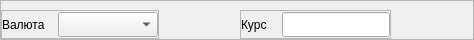
             <widget class="QFrame" name="frame_8">
              <property name="minimumSize">
               <size>
                <width>0</width>
                <height>40</height>
               </size>
              </property>
              <property name="maximumSize">
               <size>
                <width>16777215</width>
                <height>40</height>
               </size>
              </property>
              <property name="frameShape">
               <enum>QFrame::Shape::StyledPanel</enum>
              </property>
              <property name="frameShadow">
               <enum>QFrame::Shadow::Raised</enum>
              </property>
              <layout class="QHBoxLayout" name="horizontalLayout_11">
               <property name="spacing">
                <number>0</number>
               </property>
               <property name="leftMargin">
                <number>0</number>
               </property>
               <property name="topMargin">
                <number>9</number>
               </property>
               <property name="rightMargin">
                <number>0</number>
               </property>
               <property name="bottomMargin">
                <number>0</number>
               </property>
               <item>
                <widget class="QFrame" name="frame_9">
                 <property name="frameShape">
                  <enum>QFrame::Shape::StyledPanel</enum>
                 </property>
                 <property name="frameShadow">
                  <enum>QFrame::Shadow::Raised</enum>
                 </property>
                 <layout class="QHBoxLayout" name="horizontalLayout_7">
                  <property name="leftMargin">
                   <number>0</number>
                  </property>
                  <property name="topMargin">
                   <number>0</number>
                  </property>
                  <property name="rightMargin">
                   <number>0</number>
                  </property>
                  <property name="bottomMargin">
                   <number>0</number>
                  </property>
                  <item>
                   <widget class="QLabel" name="label">
                    <property name="minimumSize">
                     <size>
                      <width>50</width>
                      <height>0</height>
                     </size>
                    </property>
                    <property name="text">
                     <string>Валюта</string>
                    </property>
                   </widget>
                  </item>
                  <item>
                   <widget class="QComboBox" name="cbo_Currency">
                    <property name="minimumSize">
                     <size>
                      <width>100</width>
                      <height>25</height>
                     </size>
                    </property>
                    <property name="maximumSize">
                     <size>
                      <width>16777215</width>
                      <height>25</height>
                     </size>
                    </property>
                   </widget>
                  </item>
                 </layout>
                </widget>
               </item>
               <item>
                <spacer name="horizontalSpacer_7">
                 <property name="orientation">
                  <enum>Qt::Orientation::Horizontal</enum>
                 </property>
                 <property name="sizeHint" stdset="0">
                  <size>
                   <width>81</width>
                   <height>20</height>
                  </size>
                 </property>
                </spacer>
               </item>
               <item>
                <widget class="QFrame" name="frame_10">
                 <property name="frameShape">
                  <enum>QFrame::Shape::StyledPanel</enum>
                 </property>
                 <property name="frameShadow">
                  <enum>QFrame::Shadow::Raised</enum>
                 </property>
                 <layout class="QHBoxLayout" name="horizontalLayout_8">
                  <property name="spacing">
                   <number>6</number>
                  </property>
                  <property name="leftMargin">
                   <number>0</number>
                  </property>
                  <property name="topMargin">
                   <number>0</number>
                  </property>
                  <property name="rightMargin">
                   <number>0</number>
                  </property>
                  <property name="bottomMargin">
                   <number>0</number>
                  </property>
                  <item>
                   <widget class="QLabel" name="label_2">
                    <property name="minimumSize">
                     <size>
                      <width>35</width>
                      <height>0</height>
                     </size>
                    </property>
                    <property name="text">
                     <string>Курс</string>
                    </property>
                   </widget>
                  </item>
                  <item>
                   <widget class="QLineEdit" name="line_ExchangeRate">
                    <property name="minimumSize">
                     <size>
                      <width>90</width>
                      <height>25</height>
                     </size>
                    </property>
                    <property name="maximumSize">
                     <size>
                      <width>120</width>
                      <height>25</height>
                     </size>
                    </property>
                   </widget>
                  </item>
                 </layout>
                </widget>
               </item>
               <item>
                <spacer name="horizontalSpacer_8">
                 <property name="orientation">
                  <enum>Qt::Orientation::Horizontal</enum>
                 </property>
                 <property name="sizeHint" stdset="0">
                  <size>
                   <width>82</width>
                   <height>20</height>
                  </size>
                 </property>
                </spacer>
               </item>
              </layout>
             </widget>
